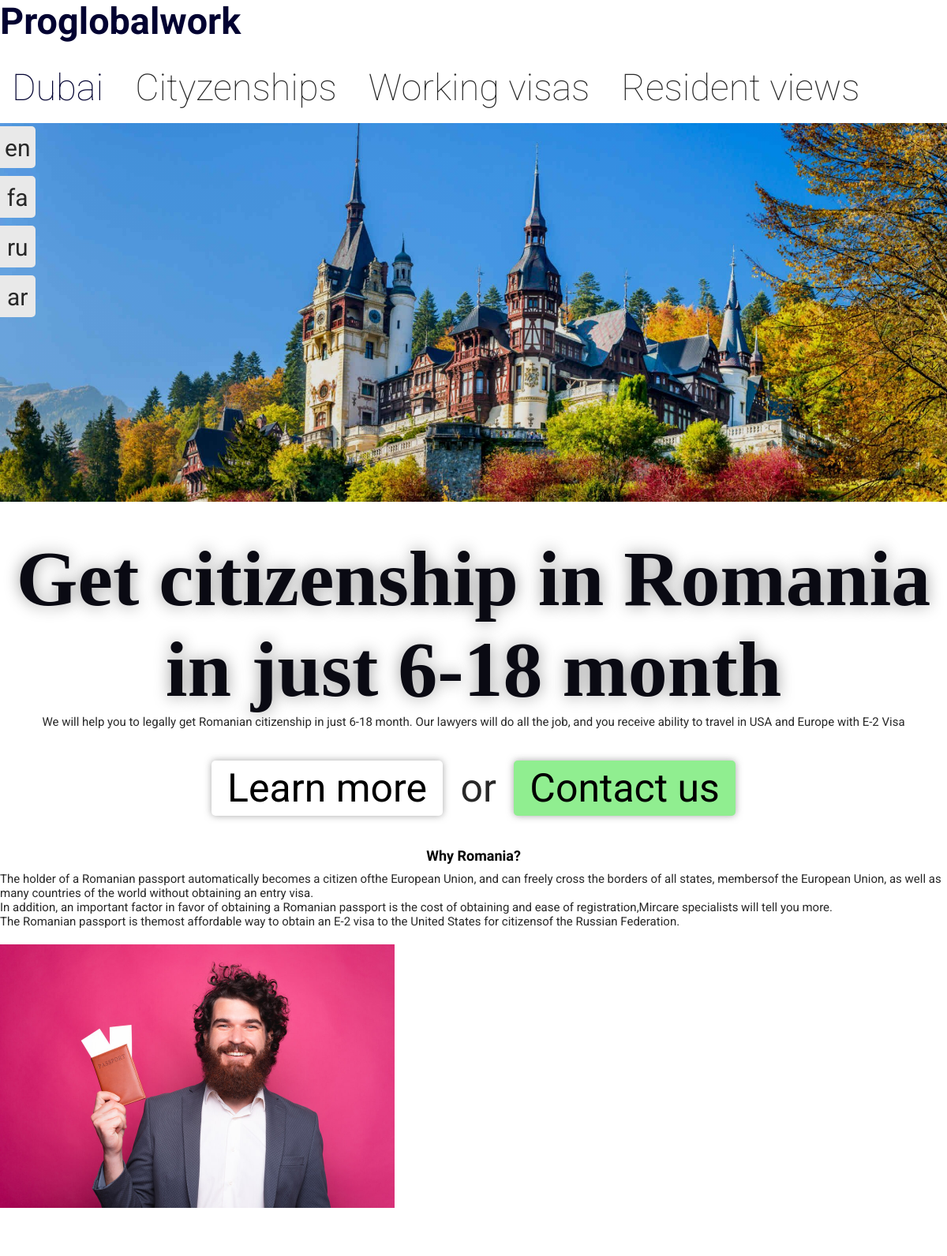
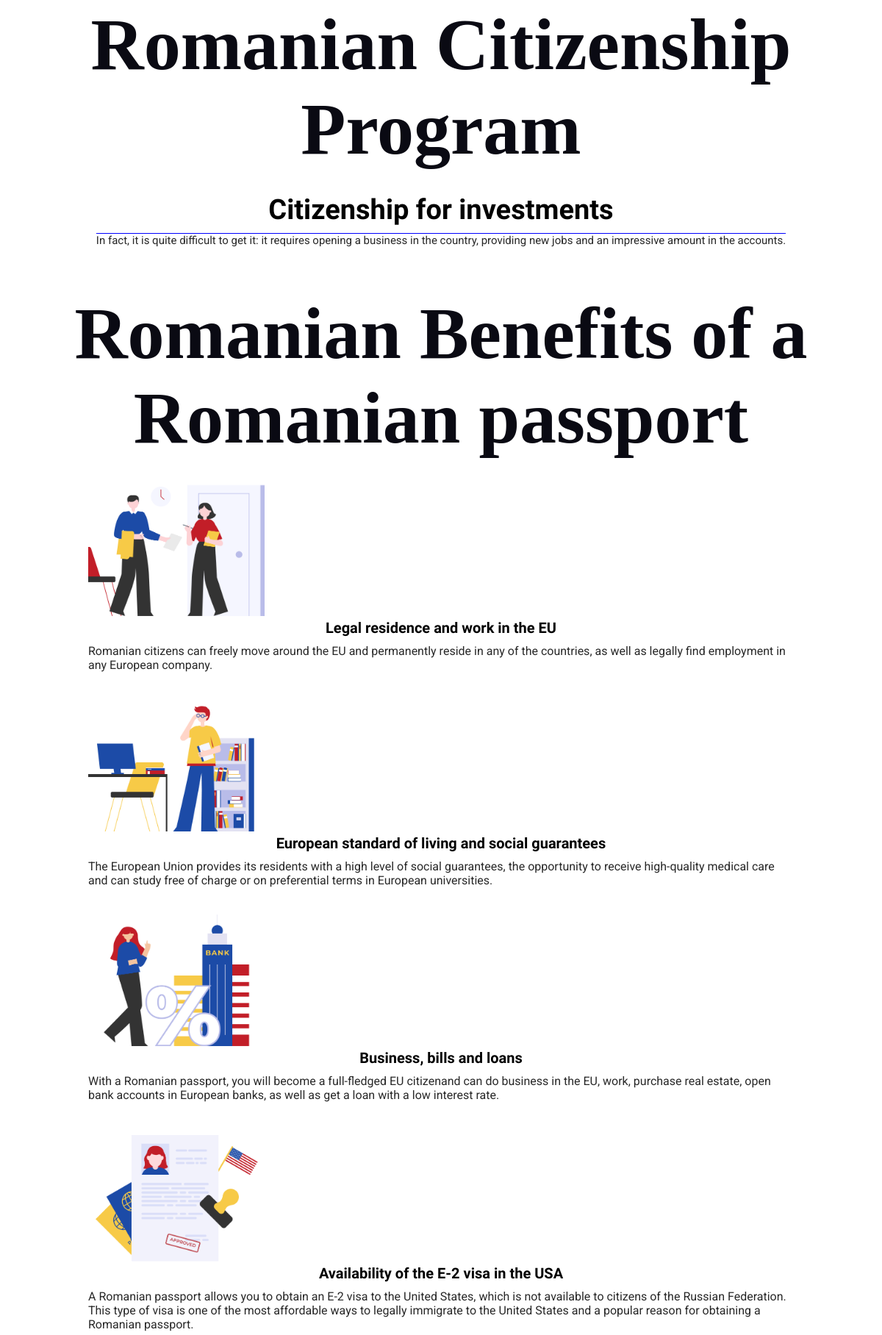
/citizen/romania/ (upper part), run on the app's committed database (2 pictures, top to bottom).
### main/models.py (models this page shows, shortened)
class Text(models.Model):
	related = models.ForeignKey(TextBlock, on_delete=models.CASCADE, related_name='texts')
	language = models.CharField(max_length=2)
	text = models.TextField(unique=True)
	source = models.BooleanField(default=False)

### main/views.py (the view)
# urls.py: path('citizen/romania/', views.citi_romanian_eng, name='citi_roman_eng'),
def citi_romanian_eng(request):
	return _render(request, 'sub/citizenship/romania_eng.html', from_page='citizenship for romania')

### main/views.py (called while the page is built)
def get_texts(lang):
	texts = {}
	for block in TextBlock.objects.all():
		try:
			texts[block.title] = block.texts.filter(language=lang)[0]
		except IndexError:
			print('Missing text for "', block.title, '" for ', lang)
	return {'texts': texts}

def _render(req, template, context={}, from_page='any', req_form=True):
	lang = 'en'
	if 'lang' in req.COOKIES:
		if req.method == 'POST':
			form = RequestForm(req.POST)
			if form.is_valid():
				db_req = form.save(commit=False)
				db_req.from_page = from_page
				db_req.save()
		context['texts'] = get_texts(req.COOKIES['lang'])
		req = render(req, template, context)
	else:
		context['texts'] = get_texts(lang)
		req = render(req, template, context)
		req.set_cookie('lang', lang)
	context['req_form'] = RequestForm
	if req_form != True:
		del context['req_form']
	return req

### main/templates/sub/citizenship/romania_eng.html (shortened to what this page needs)
{% extends 'base.html' %}
{% load static %}
{% block content %}
<div class="content__title_back" style="
background: linear-gradient( rgba(0, 0, 0, 0.1), rgba(0, 0, 0, 0.1) ), url({% static 'imgs/romania.jpg' %});
background-position: center;
background-repeat: no-repeat;
background-size: cover;
padding: 30vh;
">
</div>
<br>
<br>
<div class="centered" style="text-align: center;">
	<h1 class="centered" style="text-shadow: 0 0 20px rgb(0, 0, 0, 0.4); max-width:25ch; text-align: center;">
		{{ texts.texts.Romania_first_titile_h1.text }}
	</h1>
	<div class="lil-text" >
		{{ texts.texts.Romania_under_first_titile_div.text }}
	</div>
	<br>
	<br>
	<div class="tricky-but lil-text">
		<div>
			Learn more
		</div>
		 or
		<div>
			Contact us
		</div>
	</div>
</div>
<div class="content">
	<div class="centered">
		<br>
		<br>
		<div style="display: inline-block; vertical-align: top;">
			<h2>{{ texts.texts.Romania_why_romania_title.text }}</h2>
			<div class="lil-text">
				{{ texts.texts.Romania_why_romania_text_div.text|linebreaks }}
			</div>
		</div>
		<div style="display: inline-block; vertical-align: top;">
			<img src="{% static 'imgs/pasport_owner.jpg' %}" alt="" style="width: 500px;">
		</div>
	</div>
</div>
<br>
<br>
<br>
<div class="content">
	<h1 class="centered">
		{{ texts.texts.Romanian_Citizenship_Program_title_h1.text}}
	</h1>
	<div class="centered good_points" style="text-align: center;" >
		<div>
			<h2>
				{{ texts.texts.Citizenship_for_investments_title_h2.text }}
			</h2>
			<div class="lil-text">
				{{ texts.texts.Citizenship_for_investments_div.text }}
			</div>
		</div>
	</div>
</div>
<br>
<br>
<br>
<div class="content">
	<h1 class="centered">
		{{ texts.texts.Romanian_Benefits_of_a_Romanian_passport.text }}
	</h1>
	<br>
	<div class="grid-master">
		<div>
			<div>
				<img src="{% static 'imgs/ligall.png' %}" alt="">
				<h2>
					{{ texts.texts.Legal_residence_and_work_in_the_EU.text }}
				</h2>
				<div>
					{{ texts.texts.Romania_Legal_residence_and_work_in_the_EU_text_div.text }}
				</div>
			</div>
		</div>
		<div>
			<div>
				<img src="{% static 'imgs/lifelevel.png' %}" alt="">
				<h2>
					{{ texts.texts.European_standard_of_living_and_social_guarantees.text }}
				</h2>
				<div>
					{{ texts.texts.European_standard_of_living_and_social_guarantees_text_div.text }}
				</div>
			</div>
		</div>
		<div>
			<div>
				<img src="{% static 'imgs/bussiness.png' %}" alt="">
				<h2>
					{{ texts.texts.Romania_Business_bills_and_loans.text }}
				</h2>
				<div>
					{{ texts.texts.Business_bills_and_loans_text_div.text }}
				</div>
			</div>
		</div>
		<div>
			<div>
				<img src="{% static 'imgs/visa_access.webp' %}" alt="">
				<h2>
					{{ texts.texts.Romania_Availability_of_the_E_2_visa_in_the_USA.text }}
				</h2>
				<div>
					{{ texts.texts.Romania_Availability_of_the_E_2_visa_in_the_USA_text_div.text }}
				</div>
			</div>
		</div>
	</div>
</div>
<br>
<br>
{% endblock %}

### main/static/css/style.css (style rules this page uses)
body { font-family: 'Roboto', sans-serif; color: rgb(40, 40, 40); font-size: 18px; }
* { margin: 0; padding: 0 }
.content { max-width: 1200px; margin: 0 auto; }
h1 { font-family: 'Podkova', serif; font-size: 50px; color:rgb(10, 10, 19); }
h2 { color: black; margin:0; margin-bottom: 10px; font-family: 'Raleway', sans-serif; font-size: 28px; }
.content__title_back { background-color: green; margin: 0rem 0 0px 0; padding: 30px 0rem 60px 0rem; color: white; text-shadow: 0px 0px 25px black; }
.centered { width: fit-content; margin: 0 auto; }
.tricky-but > div { display: inline-block; padding: 6px 20px 6px 20px; border-radius: 5px; margin-left: 0px; margin-right: 10px; background-color: white; color: black; box-shadow: 0px 0px 10px rgba(128, 128, 128, 0.7); }
.tricky-but > div + div { background-color: lightgreen; margin-left: 10px; margin-right: 0px; }
.good_points > div > h2 { border-bottom: 1px solid blue; width: fit-content; margin: 0 auto; padding-bottom: 10px; margin-top: 30px; }
.grid-master { display: grid; justify-content: center; grid-gap: 25px; grid-template-columns: repeat(auto-fill, minmax(200px, 250px)); }
.grid-master > div > div > img { width: 240px; }
.grid-master > div > div > h2 { font-size: 20px; }
.lil-text { max-width: 60ch; }
@media only screen and (max-device-width: 1200px) { body { overflow-x:auto; font-size: 16px; } }
@media only screen and (max-device-width: 1200px) { .grid-master { grid-template-columns: repeat(auto-fill, minmax(80%, 80%)); } }
@media only screen and (max-device-width: 1200px) { br { content: ""; display: block; height: 20px; } }
@media only screen and (max-device-width: 1200px) { h1 { font-size: 100px; } }
@media only screen and (max-device-width: 1200px) { h2 { font-size: 18px; text-align: center; } }
@media only screen and (max-device-width: 1200px) { .good_points > div > h2 { width: 100%; text-align: center; font-size: 38px; } }
@media only screen and (max-device-width: 1200px) { h1 { text-align: center; } }
@media only screen and (max-device-width: 1200px) { .lil-text { max-width: 100%; font-size: 15px; } }
@media only screen and (max-device-width: 1200px) { .tricky-but { font-size: 50px !important; } }

### main/templates/base.html (style rules this page uses)
html { scroll-behavior: smooth; }

### data on the page
Text: texts.Romania_first_titile_h1.text "Get citizenship in Romania in just 6-18 month"
Text: texts.Romania_under_first_titile_div.text "We will help you to legally get Romanian citizenship in just 6-18 month. Our lawyers will do all the job, and you receive ability to travel in USA and Europe with E-2 Visa"
Text: texts.Romania_why_romania_title.text "Why Romania?"
Text: texts.Romania_why_romania_text_div.text "The holder of a Romanian passport automatically becomes a citizen ofthe European Union, and can freely cross the borders of all states, membersof the European Union, as well as many countries of the world without obtaining an entry visa. In addition, an important factor in favor of obtaining a Romanian passport is the cost of obtaining and ease of registration,Mircare specialists will tell you more. The Romanian passport is themost affordable way to obtain an E-2 visa to the United States for citizensof the Russian Federation."
Text: texts.Romanian_Citizenship_Program_title_h1.text "Romanian Citizenship Program"
Text: texts.Citizenship_for_investments_title_h2.text "Citizenship for investments"
Text: texts.Citizenship_for_investments_div.text "In fact, it is quite difficult to get it: it requires opening a business in the country, providing new jobs and an impressive amount in the accounts."
Text: texts.Romanian_Benefits_of_a_Romanian_passport.text "Romanian Benefits of a Romanian passport"
Text: texts.Legal_residence_and_work_in_the_EU.text "Legal residence and work in the EU"
Text: texts.Romania_Legal_residence_and_work_in_the_EU_text_div.text "Romanian citizens can freely move around the EU and permanently reside in any of the countries, as well as legally find employment in any European company."
Text: texts.European_standard_of_living_and_social_guarantees.text "European standard of living and social guarantees"
Text: texts.European_standard_of_living_and_social_guarantees_text_div.text "The European Union provides its residents with a high level of social guarantees, the opportunity to receive high-quality medical care and can study free of charge or on preferential terms in European universities."
Text: texts.Romania_Business_bills_and_loans.text "Business, bills and loans"
Text: texts.Business_bills_and_loans_text_div.text "With a Romanian passport, you will become a full-fledged EU citizenand can do business in the EU, work, purchase real estate, open bank accounts in European banks, as well as get a loan with a low interest rate."
Text: texts.Romania_Availability_of_the_E_2_visa_in_the_USA.text "Availability of the E-2 visa in the USA"
Text: texts.Romania_Availability_of_the_E_2_visa_in_the_USA_text_div.text "A Romanian passport allows you to obtain an E-2 visa to the United States, which is not available to citizens of the Russian Federation. This type of visa is one of the most affordable ways to legally immigrate to the United States and a popular reason for obtaining a Romanian passport."
